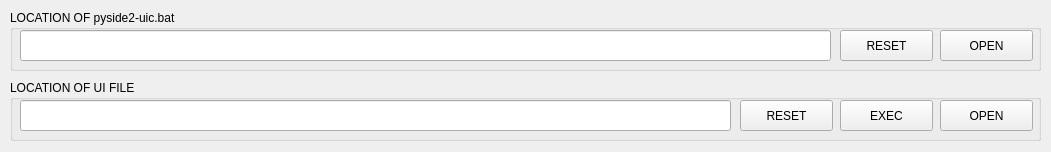
<?xml version="1.0" encoding="UTF-8"?>
<ui version="4.0">
 <class>MainWindow</class>
 <widget class="QMainWindow" name="MainWindow">
  <property name="geometry">
   <rect>
    <x>0</x>
    <y>0</y>
    <width>1051</width>
    <height>152</height>
   </rect>
  </property>
  <property name="minimumSize">
   <size>
    <width>1051</width>
    <height>152</height>
   </size>
  </property>
  <property name="maximumSize">
   <size>
    <width>1051</width>
    <height>152</height>
   </size>
  </property>
  <property name="windowTitle">
   <string>Pyside2-uic Front End</string>
  </property>
  <property name="windowIcon">
   <iconset>
    <normaloff>icon.ico</normaloff>icon.ico</iconset>
  </property>
  <property name="unifiedTitleAndToolBarOnMac">
   <bool>false</bool>
  </property>
  <widget class="QWidget" name="centralwidget">
   <widget class="QGroupBox" name="groupBox1">
    <property name="geometry">
     <rect>
      <x>10</x>
      <y>10</y>
      <width>1031</width>
      <height>61</height>
     </rect>
    </property>
    <property name="font">
     <font>
      <pointsize>9</pointsize>
     </font>
    </property>
    <property name="title">
     <string>LOCATION OF pyside2-uic.bat</string>
    </property>
    <widget class="QLineEdit" name="lineEdit1">
     <property name="geometry">
      <rect>
       <x>10</x>
       <y>20</y>
       <width>811</width>
       <height>31</height>
      </rect>
     </property>
     <property name="font">
      <font>
       <pointsize>9</pointsize>
      </font>
     </property>
    </widget>
    <widget class="QPushButton" name="pushButton2">
     <property name="geometry">
      <rect>
       <x>930</x>
       <y>20</y>
       <width>93</width>
       <height>31</height>
      </rect>
     </property>
     <property name="font">
      <font>
       <pointsize>9</pointsize>
      </font>
     </property>
     <property name="text">
      <string>OPEN</string>
     </property>
    </widget>
    <widget class="QPushButton" name="pushButton1">
     <property name="geometry">
      <rect>
       <x>830</x>
       <y>20</y>
       <width>93</width>
       <height>31</height>
      </rect>
     </property>
     <property name="font">
      <font>
       <pointsize>9</pointsize>
      </font>
     </property>
     <property name="text">
      <string>RESET</string>
     </property>
    </widget>
   </widget>
   <widget class="QGroupBox" name="groupBox2">
    <property name="geometry">
     <rect>
      <x>10</x>
      <y>80</y>
      <width>1031</width>
      <height>61</height>
     </rect>
    </property>
    <property name="font">
     <font>
      <pointsize>9</pointsize>
     </font>
    </property>
    <property name="title">
     <string>LOCATION OF UI FILE</string>
    </property>
    <widget class="QLineEdit" name="lineEdit2">
     <property name="geometry">
      <rect>
       <x>10</x>
       <y>20</y>
       <width>711</width>
       <height>31</height>
      </rect>
     </property>
     <property name="font">
      <font>
       <pointsize>9</pointsize>
      </font>
     </property>
    </widget>
    <widget class="QPushButton" name="pushButton5">
     <property name="geometry">
      <rect>
       <x>930</x>
       <y>20</y>
       <width>93</width>
       <height>31</height>
      </rect>
     </property>
     <property name="font">
      <font>
       <pointsize>9</pointsize>
      </font>
     </property>
     <property name="text">
      <string>OPEN</string>
     </property>
    </widget>
    <widget class="QPushButton" name="pushButton4">
     <property name="geometry">
      <rect>
       <x>830</x>
       <y>20</y>
       <width>93</width>
       <height>31</height>
      </rect>
     </property>
     <property name="font">
      <font>
       <pointsize>9</pointsize>
      </font>
     </property>
     <property name="text">
      <string>EXEC</string>
     </property>
    </widget>
    <widget class="QPushButton" name="pushButton3">
     <property name="geometry">
      <rect>
       <x>730</x>
       <y>20</y>
       <width>93</width>
       <height>31</height>
      </rect>
     </property>
     <property name="font">
      <font>
       <pointsize>9</pointsize>
      </font>
     </property>
     <property name="text">
      <string>RESET</string>
     </property>
    </widget>
   </widget>
  </widget>
 </widget>
 <resources/>
 <connections/>
</ui>
